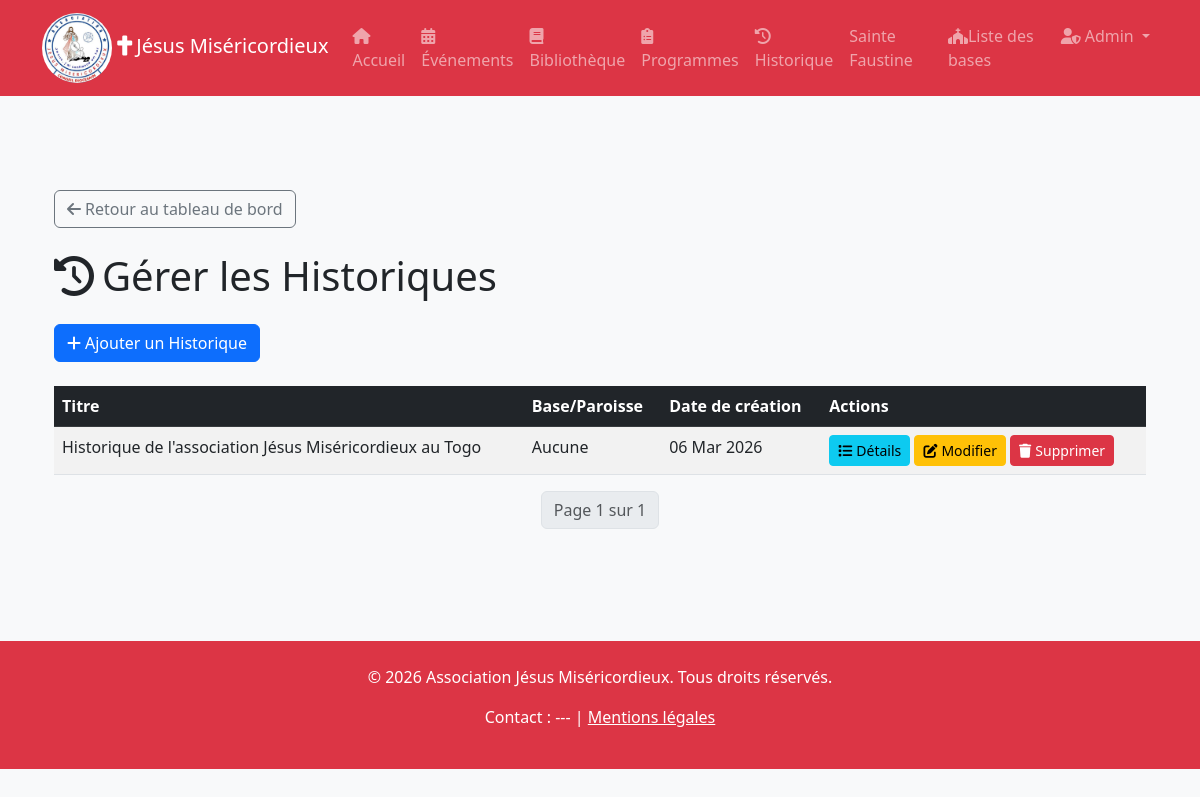
The app's page /siteadmin/histories/ (signed in) with its own data.
### histories/models.py (models this page shows, shortened)
class Histories(models.Model):
    title = models.CharField(max_length=200, verbose_name="Titre")
    base = models.ForeignKey(Parish, on_delete=models.CASCADE, related_name='histories', verbose_name="Base/Paroisse", blank=True, null=True)
    created_at = models.DateTimeField(auto_now_add=True, verbose_name="Créé le")

### siteadmin/views.py (the view)
# urls.py: path('histories/', views.manage_histories, name='manage_histories'),
@login_required
def manage_histories(request):
    histories_list = Histories.objects.all().order_by('-created_at')
    paginator = Paginator(histories_list, 10)  # Affiche 10 historiques par page
    page_number = request.GET.get('page')
    histories = paginator.get_page(page_number)
    return render(request, 'siteadmin/histories/manage_histories.html', {'histories': histories})

### siteadmin/templates/siteadmin/histories/manage_histories.html (shortened to what this page needs)
{% extends "base.html" %}
{% block content %}
<div class="container py-5">
    <div class="mb-4">
        <a href="{% url 'admin_dashboard' %}" class="btn btn-outline-secondary">
            <i class="fas fa-arrow-left me-1"></i>Retour au tableau de bord
        </a>
    </div>
    <h1 class="mb-4"><i class="fas fa-history me-2"></i>Gérer les Historiques</h1>
    <div class="d-flex justify-content-between align-items-center mb-4">
        <a href="{% url 'add_history' %}" class="btn btn-primary">
            <i class="fas fa-plus me-1"></i>Ajouter un Historique
        </a>
    </div>
    <div class="table-responsive">
        <table class="table table-striped table-hover">
            <thead class="table-dark">
                <tr>
                    <th>Titre</th>
                    <th>Base/Paroisse</th>
                    <th>Date de création</th>
                    <th>Actions</th>
                </tr>
            </thead>
            <tbody>
                {% for history in histories %}
                <tr>
                    <td>{{ history.title }}</td>
                    <td>
                        {% if history.base %}
                            {{ history.base.name }}
                        {% else %}
                            Aucune
                        {% endif %}
                    </td>
                    <td>{{ history.created_at|date:"d M Y" }}</td>
                    <td>
                        <a href="{% url 'manage_history_entries' history.id %}" class="btn btn-sm btn-info">
                            <i class="fas fa-list me-1"></i>Détails
                        </a>
                        <a href="{% url 'edit_history' history.id %}" class="btn btn-sm btn-warning">
                            <i class="fas fa-edit me-1"></i>Modifier
                        </a>
                        <a href="{% url 'delete_history' history.id %}" class="btn btn-sm btn-danger" onclick="return confirm('Êtes-vous sûr de vouloir supprimer cet historique ?')">
                            <i class="fas fa-trash me-1"></i>Supprimer
                        </a>
                    </td>
                </tr>
                {% empty %}
                <tr>
                    <td colspan="4" class="text-center">Aucun historique trouvé.</td>
                </tr>
                {% endfor %}
            </tbody>
        </table>
    </div>
    <nav aria-label="Page navigation">
        <ul class="pagination justify-content-center">
            <li class="page-item disabled">
                <span class="page-link">
                    Page {{ histories.number }} sur {{ histories.paginator.num_pages }}
                </span>
            </li>
        </ul>
    </nav>
</div>
{% endblock %}

### static/css/styles.css (style rules this page uses)
:root { --primary-color: #0d6efd; --secondary-color: #6c757d; --light-color: #f8f9fa; --dark-color: #212529; }
body { font-family: 'Segoe UI', Tahoma, Geneva, Verdana, sans-serif; background-color: var(--light-color); color: var(--dark-color); padding-top: 70px; }

### records on screen
Histories: title "Historique de l'association Jésus Miséricordieux au Togo", shows "Aucune", created_at "06 Mar 2026"

### other values on screen
{{ histories.number }} "1"
{{ histories.paginator.num_pages }} "1"
